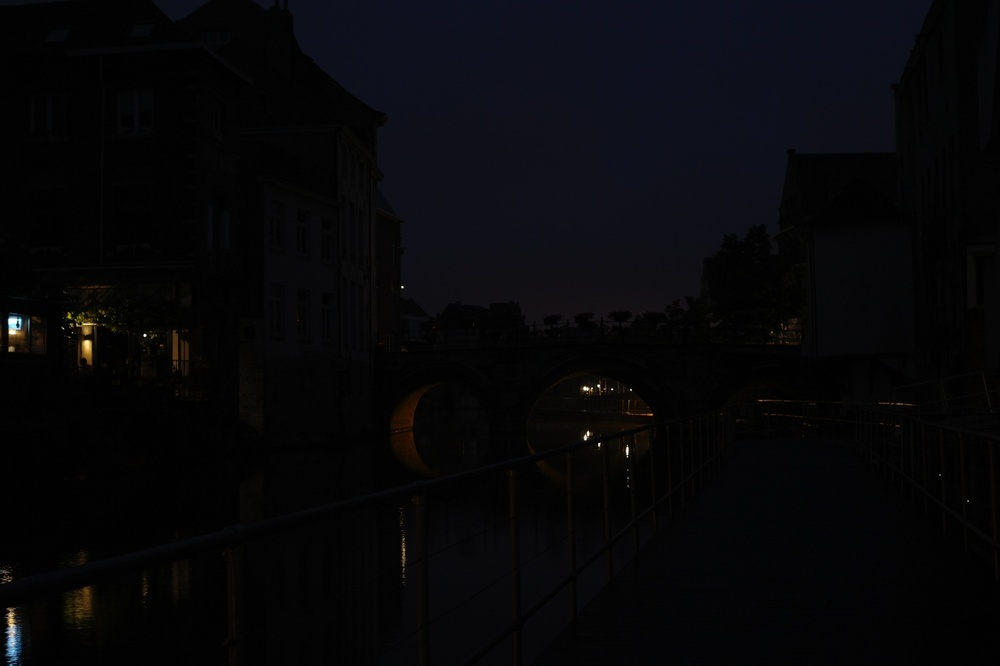
#> input picture MidTerm/assets/dark_image.jpg, 1000 x 666 px, shrunk from 1538 x 1024 before the run
$ python Part2.py
#> lines starting #> are read from the running program, lines starting #| are printed output that depends on the picture
# Import các thư viện cần thiết
import numpy as np
from matplotlib import pyplot as plt
from PIL import Image

# Mở ảnh
img = Image.open('assets/dark_image.jpg')
#> img is the input picture: PIL image 1000x666 RGB; mean R, G, B 6.9, 6.9, 9.1

# Biến đổi ảnh màu thành ảnh xám
img = img.convert('L')
#> img: PIL image 1000x666 L

# Số lượng pixels trong ảnh = chiều rộng ảnh x chiều cao ảnh
numberOfPixels = img.size[0] * img.size[1]
#> numberOfPixels = 666000

# Biến đổi ảnh thành ma trận 2 chiều với
# số dòng là chiều cao ảnh, số cột là chiều rộng ảnh
matrix_img = np.asarray(img)

# Biến đổi ma trận thành mảng 1 chiều => Thuận tiện cho việc đếm số lần xuất hiện của các giá trị mức xám
pixels = matrix_img.flatten()


# Biểu đồ phân bố tần số của các giá trị mức xám

def getImageHistogram(matrix_img):
    # Tạo mảng với kích thước là 256 để lưu số lần xuất hiện của các giá trị mức xám từ 0 đến 255
    # Giá trị mặc định của mỗi phần tử trong mảng là 0
    histogram = np.zeros(256)

    # Các pixels trong ảnh chỉ có giá trị mức xám từ 0 đến 255
    # => Các giá trị mức xám cũng chính là indexes của mảng

    # Nếu xuất hiện giá trị mức xám nào thì ta sẽ cộng thêm 1 lần xuất hiện cho phần tử lưu số lần xuất hiện của giá trị mức xám tương ứng

    for pixel in matrix_img:
        histogram[pixel] += 1
#> this loop made 666000 passes
#> pixel on passes 1 to 3: 12, 12, 12
#> after the loop, histogram = 256 values, max 119863 at index 2, min 0 at index 239, mean 2601.6

    return histogram


imgHist = getImageHistogram(pixels)
#> imgHist has the same summary as histogram in getImageHistogram

# Đồ thị phân bố tần số của các giá trị mức xám trong ảnh
plt.plot(imgHist)
plt.title('Trước khi áp dụng thuật toán Histogram Equalization')
plt.xlabel('Mức xám')
plt.ylabel('Số lượng pixel')
plt.show()
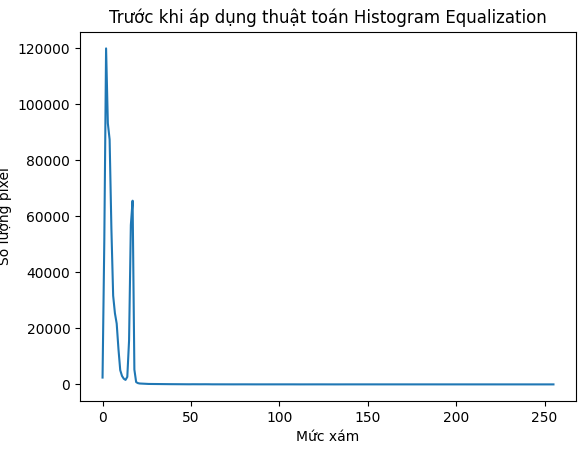
#> figure drawn by matplotlib, 1 panel; curve peaks at x = 2, y = 119863

# Tính tần suất tích lũy


# f: mảng chứa tần số của các giá trị mức xám
def cumulativeRelativeFrequencyDistributions(f, N):
    # N: Số lượng pixels trong ảnh
#> called with f = array of shape (256,), N = 666000
    result = [f[0] / N]  # tạo mảng để lưu trữ tần suất tích lũy
#> result = [0.00366]
    for i in range(1, len(f)):
        result.append(result[-1] + (f[i] / N))
#> after the loop, result = 256 values from 0.00366 to 1
    return np.array(result)


crfd = cumulativeRelativeFrequencyDistributions(imgHist, numberOfPixels)
#> crfd = 256 values from 0.00366 to 1


def equalHist(crfd):
    for i in range(len(crfd)):
        crfd[i] *= 255
        crfd[i] = int(crfd[i])
#> after the loop, crfd = 256 values from 0 to 255
    return crfd


sk = equalHist(crfd)
#> sk = 256 values from 0 to 255

# Ánh xạ các mức xám biến đổi được cho số lượng pixel tương ứng

"""
for i in range(len(pixels)):
    pixels[i] = sk[pixels[i]]

# Tương đương câu lệnh dưới
"""


pixels_new = sk[pixels]

# Biểu đồ phân bố tần số của các giá trị mức xám sau khi áp dụng thuật toán Histogram equalization
plt.hist(pixels_new, bins=256)
plt.title('Sau khi áp dụng thuật toán Histogram Equalization')
plt.xlabel('Mức xám')
plt.ylabel('Số lượng pixel')
plt.show()
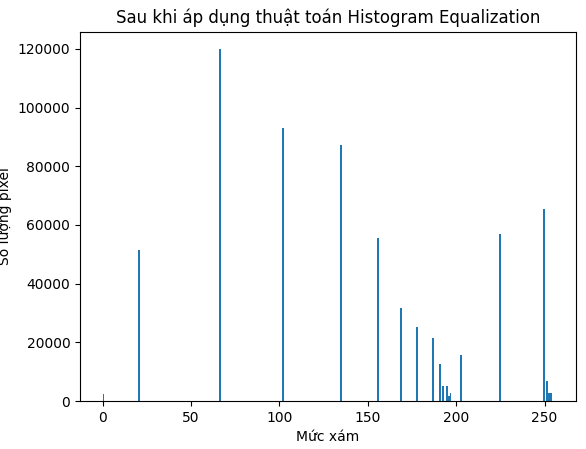
#> figure drawn by matplotlib, 1 panel; tallest bar 119863 high, from x = 65.74 to 66.74

# Biến mảng trở lại thành ma trận vì lúc đầu ta biến ma trận thành mảng 1 chiều để thuận tiện đếm số lần xuất hiện của các giá trị xám
matrix_img_new = np.reshape(pixels_new, matrix_img.shape)
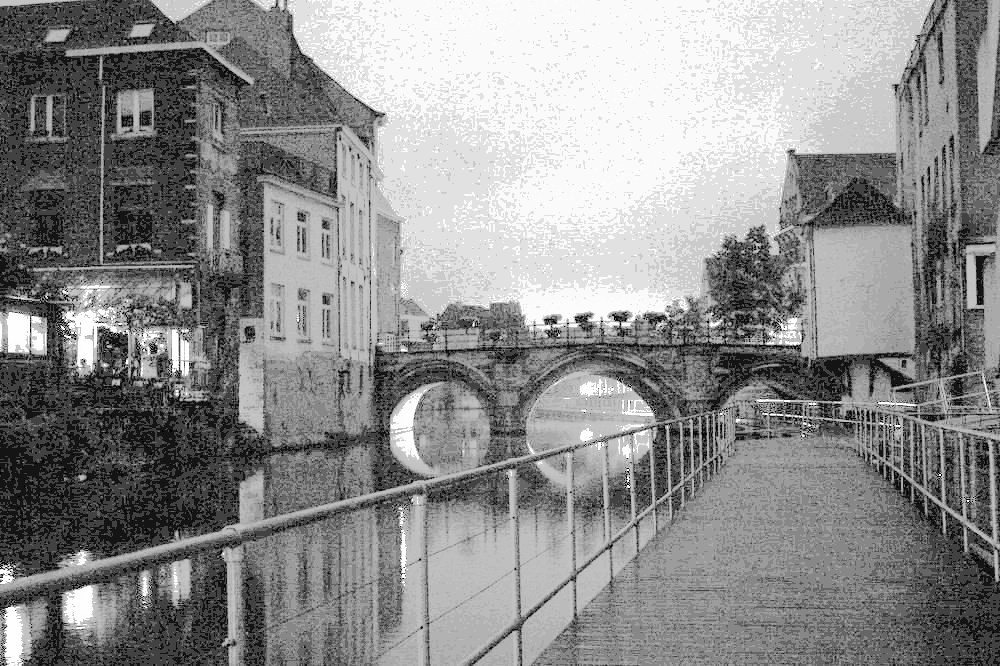
#> matrix_img_new: shape (666, 1000) float64; min 0, max 255, mean 140.4

# Hiển thị ảnh trước và sau khi áp dụng thuật toán
fig = plt.figure()
fig.set_figheight(15)
fig.set_figwidth(15)

fig.add_subplot(1, 2, 1)
plt.imshow(matrix_img, cmap='gray')

fig.add_subplot(1, 2, 2)
plt.imshow(matrix_img_new, cmap='gray')

plt.show(block=True)
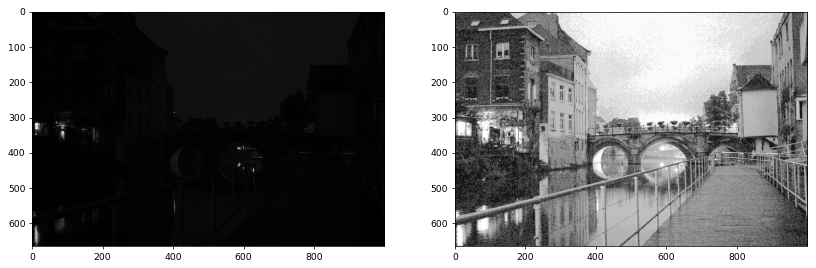
#> figure drawn by matplotlib, 2 panels
